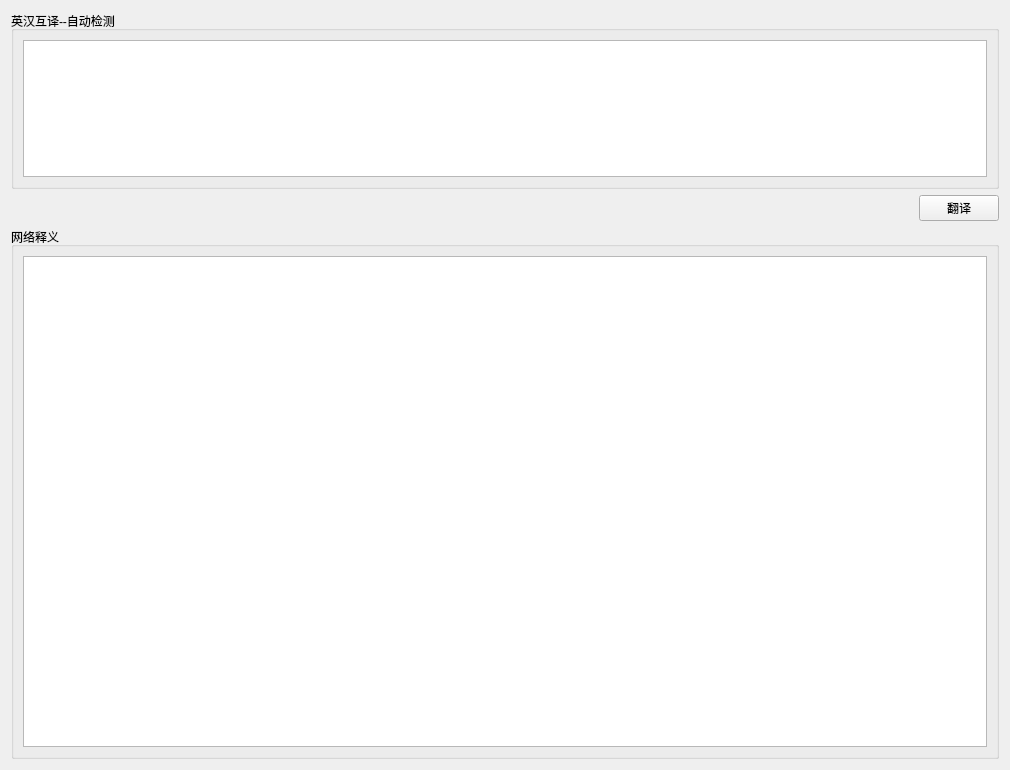
<?xml version="1.0" encoding="UTF-8"?>
<ui version="4.0">
 <class>WebDictionaryView</class>
 <widget class="QWidget" name="WebDictionaryView">
  <property name="geometry">
   <rect>
    <x>0</x>
    <y>0</y>
    <width>1010</width>
    <height>770</height>
   </rect>
  </property>
  <property name="windowTitle">
   <string>Form</string>
  </property>
  <layout class="QGridLayout" name="gridLayout_3" rowstretch="1,0,3" rowminimumheight="0,0,0">
   <item row="1" column="1">
    <widget class="QPushButton" name="pushButton">
     <property name="text">
      <string>翻译</string>
     </property>
     <property name="shortcut">
      <string>Ctrl+Return</string>
     </property>
    </widget>
   </item>
   <item row="1" column="0">
    <spacer name="horizontalSpacer">
     <property name="orientation">
      <enum>Qt::Horizontal</enum>
     </property>
     <property name="sizeHint" stdset="0">
      <size>
       <width>40</width>
       <height>20</height>
      </size>
     </property>
    </spacer>
   </item>
   <item row="2" column="0" colspan="2">
    <widget class="QGroupBox" name="groupBox_2">
     <property name="title">
      <string>网络释义</string>
     </property>
     <layout class="QGridLayout" name="gridLayout_2">
      <item row="0" column="0">
       <widget class="QTextBrowser" name="textBrowser"/>
      </item>
     </layout>
    </widget>
   </item>
   <item row="0" column="0" colspan="2">
    <widget class="QGroupBox" name="groupBox">
     <property name="title">
      <string>英汉互译--自动检测</string>
     </property>
     <layout class="QGridLayout" name="gridLayout">
      <item row="1" column="0">
       <widget class="QPlainTextEdit" name="plainTextEdit"/>
      </item>
     </layout>
    </widget>
   </item>
  </layout>
 </widget>
 <resources/>
 <connections/>
</ui>
